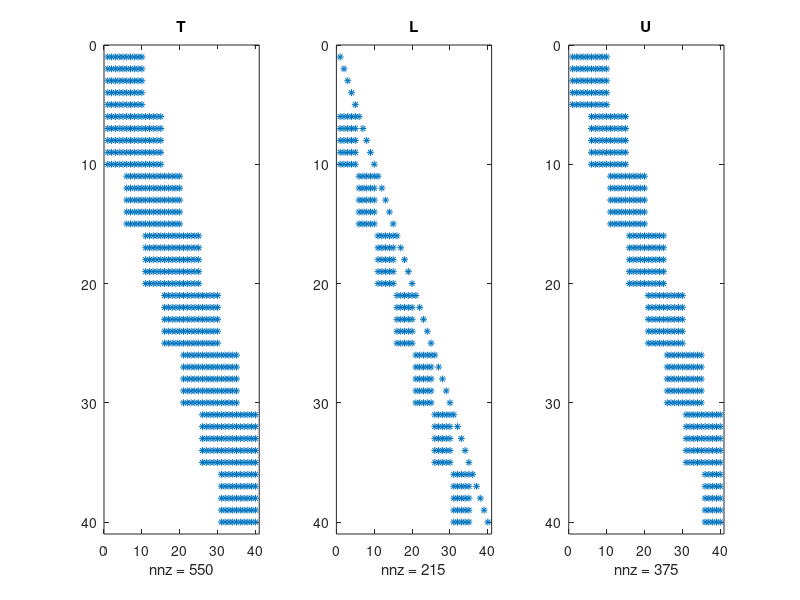

MATLAB code for this plot:
  function ShowBlockTridiagSol()
% function ShowBlockTridiagSol()
% Illustrates the solution of a block tridiagonal system using
% block LU
% Set up an NxN block tridiagonal matrix with qxq blocks...
N = 8;
q = 5;
D = cell(N,1);
b = cell(N,1);
for i=1:N
    D{i} = rand(q,q); D{i} = D{i}+3*q*eye(q,q);
    b{i} = rand(q,1);
end
E = cell(N-1,1); F = cell(N-1,1);
for i=1:N-1
    E{i} = rand(q,q);
    F{i} = rand(q,q);
end
% Block factorization...
[L,U] = BkTridiagLU(D,E,F);
% Block forward elimination...
y     = BkForwardSub(L,b);
% Block back substitution...
x     = BkBackwardSub(U,F,y);
% Compute the residual...
resid = 0;
for i=1:N
    v = D{i}*x{i};
    if i<N 
        v = v + F{i}*x{i+1};
    end
    if i>1
        v = v + E{i-1}*x{i-1};
    end
    resid = resid + norm(v-b{i});
end
clc
fprintf('Block Tridiagonal System Solve\n\n')
fprintf('||Tx - b|| = %10.3e\n\n',resid)
Lmat = eye(N*q,N*q);
Umat = zeros(N*q,N*q);
for i=1:N
    rows = 1+(i-1)*q:i*q;
    for j=1:N
        cols = 1+(j-1)*q:j*q;
        if i==j+1
            Lmat(rows,cols) = L{j};
        elseif i==j
            Umat(rows,cols) = U{i};
        elseif i==j-1
            Umat(rows,cols) = F{i};
        end
    end
end
subplot(1,3,1)
spy(sparse(Lmat*Umat),5)
title('T')
subplot(1,3,2)
spy(sparse(Lmat),5)
title('L')
subplot(1,3,3)
spy(sparse(Umat),5)
title('U')
shg



  function [L,U] = BkTridiagLU(D,E,F)
% function [L,U] = BkTridiagLU(D,E,F)
% Block LU factorization of a block tridiagonal matrix
% A is a block tridiagonal matrix with qxq blocks. 
% Assume that A has an LU factorization.
% D{1},...,D{N}   are the diagonal blocks of A
% E{1},...,E{N-1} are the subdiagonal blocks of A
% F{1},...,F{N-1} are ths superdiagonal blocks of A
% The lower trianglar factor is unit block lower bidiagonal with
%    subdiagonal blocks L{1},...,L{N-1}.
% The upper triangular factor is block upper bidiagonal with
%    diagonal blocks U{1},...,U{N} and superdiagonal blocks 
%    F{1},...,F{N-1}.
% GVL4: Section 4.5

N = length(D);
U = cell(N,1);
L = cell(N-1,1);
U{1} = D{1};
for i=2:N
    L{i-1} = (U{i-1}'\E{i-1}')';
    U{i} = D{i} - L{i-1}*F{i-1};
end

  function y = BkForwardSub(L,b)
% function y = BkForwardSub(L,b)
% Block unit lower bidiagonal solve.
% b is Nx1 cell array with qx1 cells
% L is an (N-1)x1 cell array with qxq blocks.
% y is an Nx1 cell array with qx1 cells such that b{1} = y{1} and
%       b{i} = L{i-1}y{i-1} + y{i}  i=2:N.
% GVL4: Section 4.5
N = length(b);
y = cell(N,1);
y{1} = b{1};
for i=2:N
    y{i} = b{i} - L{i-1}*y{i-1};
end

  function x = BkBackwardSub(U,F,y)
% function y = BkBackwardSub(U,F,b)
% Block upper bidiagonal solve.
% y is Nx1 cell array with qx1 cells
% U is an Nx1 cell array with qxq blocks, all nonsingular.
% F is an (N-1)x1 cell array with qxq blocks
% y is an Nx1 cell array with qx1 cells such that U{N}x{N}} = y{N} and
%       y{i} = U{i}x{i} + F{i}x{i+1}   i=N-1:-1:1
% GVL4: Section 4.5
N = length(y);
x = cell(N,1);
x{N} = U{N}\y{N};
for i=N-1:-1:1
    x{i} = U{i}\(y{i} - F{i}*x{i+1});
end

